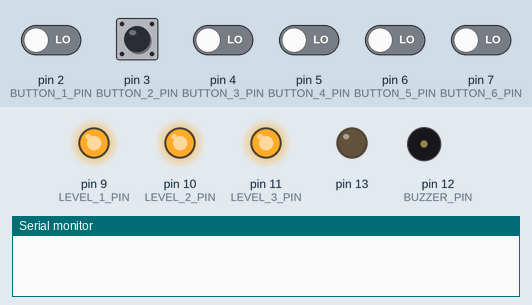
Recording of a sketch running on a simulated Arduino Uno, built with avr-gcc and run on an emulated ATmega328P. On the bench: output pins drawn as LEDs (lit = HIGH), buzzer (waves = sounding), the last lines printed to the serial monitor. The inputs (shaded band) are chosen by the test bench; at power-on: pin 2 (BUTTON_1_PIN), pin 3 (BUTTON_2_PIN), pin 4 (BUTTON_3_PIN), pin 5 (BUTTON_4_PIN), pin 6 (BUTTON_5_PIN), pin 7 (BUTTON_6_PIN) LOW.

Above: at 1.2 s.
1.3 s: pin 3 (BUTTON_2_PIN) pulled HIGH for 0.15 s
At 1.45 s:
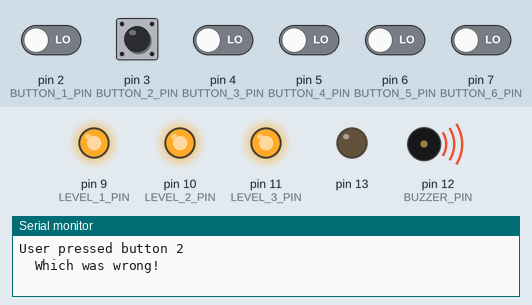
3.0 s: pin 3 (BUTTON_2_PIN) pulled HIGH for 1 s
Timing chart, 0 to 6.0 s (numbered marks = the images above; inputs shaded):
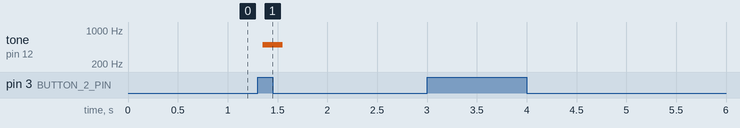

Measured:
- after the input at 1.3 s, tone on pin 12 (BUZZER_PIN): silent → 500 Hz after 0.05 s, → silent 0.20 s later

The sketch:

sim-bologna.ino
```cpp
#define BUTTON_1_PIN 2
#define BUTTON_2_PIN 3
#define BUTTON_3_PIN 4
#define BUTTON_4_PIN 5
#define BUTTON_5_PIN 6
#define BUTTON_6_PIN 7
#define BUTTON_COUNT 6

#define LEVEL_1_PIN 9
#define LEVEL_2_PIN 10
#define LEVEL_3_PIN 11

#define BUZZER_PIN 12
#define DEBOUNCE_DELAY 50
#define MOTOR_TURN_TIME 250

int buttonPins[BUTTON_COUNT] = {
    BUTTON_1_PIN,
    BUTTON_2_PIN,
    BUTTON_3_PIN,
    BUTTON_4_PIN,
    BUTTON_5_PIN,
    BUTTON_6_PIN,
};
/**
 * Button state per pin. Structure is { { PREV, CURR }, ...}
 */
int buttonStates[BUTTON_COUNT][2] = {};
unsigned long lastDebounceTimes[BUTTON_COUNT] = {};

/**
 * Level layout. Numbers correspond to buttons
 */
int levels[3][BUTTON_COUNT] = {
    {1, 4, 6, 1, 0, 0},
    {2, 5, 3, 1, 6, 0},
    {4, 5, 3, 2, 3, 1},
};

int currentLevel = 0;
int currentStep = 0;

bool checkMove(int levelToCheck, int step, int pressedButton)
{
  return levels[levelToCheck][step] == pressedButton;
}

void reset()
{
  currentLevel = 0;
  currentStep = 0;
}

/**
 * Returns true if the current step in a level is 0
 */
bool isLevelFinished(int levelToCheck, int step)
{
  return step == 6 || levels[levelToCheck][step] == 0;
}

void setupPins()
{
  pinMode(13, OUTPUT);
  pinMode(LEVEL_1_PIN, OUTPUT);
  pinMode(LEVEL_2_PIN, OUTPUT);
  pinMode(LEVEL_3_PIN, OUTPUT);
  pinMode(BUZZER_PIN, OUTPUT);

  digitalWrite(LEVEL_1_PIN, HIGH);
  digitalWrite(LEVEL_2_PIN, HIGH);
  digitalWrite(LEVEL_3_PIN, HIGH);

  for (int i = 0; i < 6; i++)
  {
    pinMode(buttonPins[i], INPUT);
  }
}

bool checkButtonPress(int buttonIndex)
{
  int reading = digitalRead(buttonPins[buttonIndex]);
  if (buttonStates[buttonIndex][0] != reading)
  {
    lastDebounceTimes[buttonIndex] = millis();
  }

  if ((millis() - lastDebounceTimes[buttonIndex]) > DEBOUNCE_DELAY)
  {
    if (reading != buttonStates[buttonIndex][1])
    {
      buttonStates[buttonIndex][1] = reading;

      // return true when the state changed to high
      if (reading == HIGH)
      {
        return true;
      }
    }
  }

  buttonStates[buttonIndex][0] = reading;
  return false;
}

void setup()
{
  Serial.begin(9600);

  setupPins();
}

void nextLevel()
{
  currentLevel++;
  currentStep = 0;
  Serial.println((String) "! Arrived in next level: " + currentLevel);
}

void buzz(int t = 1000)
{
  tone(BUZZER_PIN, 500);
  delay(t);
  noTone(BUZZER_PIN);
}

void dropKralen(int level)
{
  int enginePin;
  switch (level)
  {
  case 0:
    enginePin = LEVEL_1_PIN;
    break;
  case 1:
    enginePin = LEVEL_2_PIN;
    break;
  case 2:
    enginePin = LEVEL_3_PIN;
    break;
  }

  Serial.println("Dropping the kralen");
  digitalWrite(enginePin, LOW);
  delay(MOTOR_TURN_TIME);
  digitalWrite(enginePin, HIGH);
}

void loop()
{
  for (int i = 0; i < BUTTON_COUNT; i++)
  {
    int button = i + 1;
    // Check if the user pressed a button this turn, if true, do a thing
    if (!checkButtonPress(i))
    {
      continue;
    }

    Serial.println((String) "User pressed button " + button);

    if (checkMove(currentLevel, currentStep, button))
    {
      Serial.println("  Which was correct!");
      // Was correct!
      currentStep++;
      if (!isLevelFinished(currentLevel, currentStep))
      {
        continue;
      }

      dropKralen(currentLevel);

      // Go to next level and reset steps also start motor to drop the kralen
      nextLevel();
      if (currentLevel == 3)
      {
        Serial.println("Game finished!!");
        // Finished!!!!!!!!
        // Dunno what we should do :shrug:
        buzz(150);
        delay(100);
        buzz(150);
        delay(100);
        buzz(150);
      }
    }
    else
    {
      Serial.println("  Which was wrong!");
      // Wrong!
      buzz(200);
      nextLevel();
    }
  }

  if (currentLevel == 3)
  {
    reset();
  }
}
```
